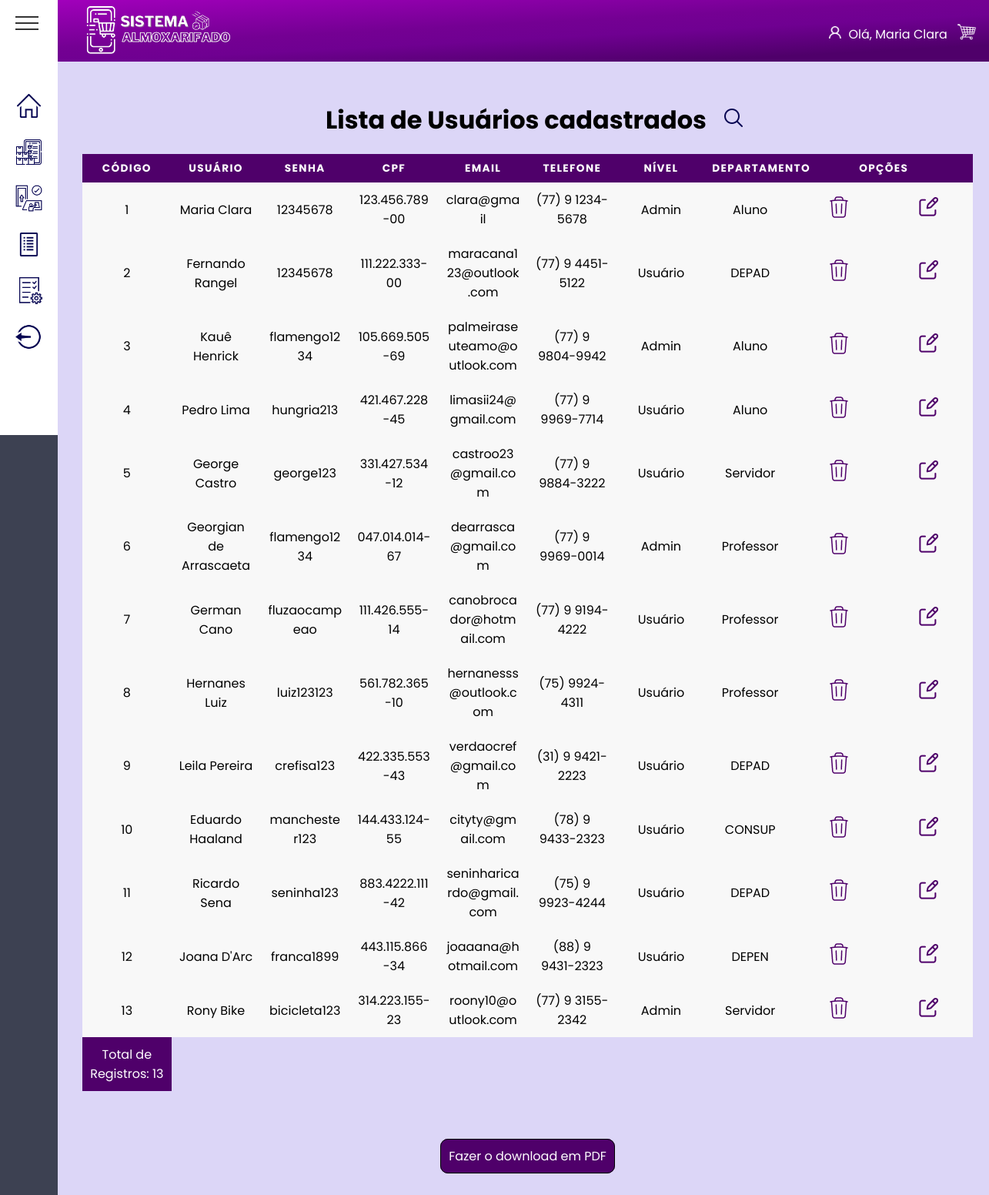
Page /View/Pages/Admin/listarUser.php (signed in) on the committed database.
### tables this page shows
create table usuarios(
id_user integer auto_increment key,
nome_user varchar (30),
senha varchar(20),
cpf varchar (15) unique, 
email_user varchar (120),
telefone varchar (16),
nivel integer, 
id_area integer not null,
 foreign key (id_area) references area_depar (id_area)
);

create table area_depar(
	id_area integer auto_increment primary key,
	depar varchar (40) 
);

### View/Pages/Admin/listarUser.php (the view, shortened to what this page needs)
<?php
include_once dirname(__DIR__, 3) . '/banco.php';
?>
<!DOCTYPE html>
<html lang="pt-BR">
<head>
  <link rel="stylesheet" href="/final_php/assets/global.css">
  <link rel="stylesheet" href="/final_php/assets/listarUser.css">
  <link rel="stylesheet" href="/final_php/assets/template.css">
</head>
<body>
  <?php include dirname(__DIR__, 3) . "/template/header.php"; ?>
  <?php include dirname(__DIR__, 3) . "/template/aside.php"; ?>
  <main class="main">
    <div class="container">
      <div class="title-box">
        <h1 class="title"> Lista de Usuários cadastrados</h1>
        <span class='search'>
          <a href="pesquisaUsuario.php">
            <img src="/final_php/assets/images/iconSearch.png" class="searchIcon">
          </a>
        </span>
      </div>
      <table rules="all">
        <thead>
          <tr>
            <th> Código</th>
            <th> Usuário</th>
            <th> Senha</th>
            <th> CPF</th>
            <th> Email</th>
            <th> Telefone</th>
            <th> Nível</th>
            <th> Departamento</th>
            <th colspan="2"> Opções</th>
          </tr>
        </thead>
        <tbody>
          <?php
          $sql_consulta = mysqli_query($conn, "SELECT * FROM usuarios");
          $total = mysqli_num_rows($sql_consulta);
          while ($linhas = mysqli_fetch_array($sql_consulta)) { ?>
            <tr class='row'>
              <td data-label="Código"> <?= $linhas[0] ?> </td>
              <td data-label="Usuário"> <?= $linhas[1] ?> </td>
              <td data-label="Senha"> <?= $linhas[2] ?></td>
              <td data-label="CPF"> <?= $linhas[3] ?></td>
              <td data-label="E-mail"> <?= $linhas[4] ?></td>
              <td data-label="Telefone"> <?= $linhas[5] ?></td>
              <td data-label="Nível">
                <?php
                  if($linhas[6] == 1) {
                    echo "Admin";
                  } else {
                    echo "Usuário";
                  }
                ?>
              </td>
              <td data-label="Departamento">
                <?php
                  $consulta_categoria = mysqli_query($conn, "SELECT * FROM area_depar WHERE id_area = '$linhas[7]'");
                  while ($categorias = mysqli_fetch_array($consulta_categoria)) {
                      echo $categorias['depar'];
                  }
                ?>
              </td>
              <td data-label="Ação">
                <a href="excluir_user.php?codigo=<?= $linhas[0] ?>">
                  <img src="/final_php/assets/images/iconDelete.png" alt="icone Excluir" name="excluirBtn" value="Excluir" onclick="return confirm('Deseja deletar este usuário?')">
                </a>
              </td>
              <td data-label="Ação">
                <a href="./editar_user.php?codigo=<?= $linhas[0] ?>">
                <img src="/final_php/assets/images/iconEdit.png" alt="icone Editar">
                </a>
              </td>
            </tr>
          <?php } ?>
          <tr class="total">
            <td>Total de Registros: <?= $total ?></td>
          </tr>
        </tbody>
      </table>
    </div>
    <div class="opcoes" style="text-align: center; margin: 40px auto; border: none;">
      <a style="border: 1px solid black; border-radius: 10px; background-color: rgb(79,0,106); padding: 10px;" href="relat_user.php">Fazer o download em PDF</a>
    </div>
  </main>
</body>
</html>

### assets/global.css (style rules this page uses)
* { margin: 0; padding: 0; box-sizing: border-box; font-family: "Josefin Sans", sans-serif; }
*, button, input { border: 0; background-color: none; font-size: -apple-system, system-ui, BlinkMacSystemFont, "Segoe UI", Roboto, "Helvetica Neue", Ubuntu, Arial, sans-serif; }
a { text-decoration: none; list-style: none; color: white; }
h1 { text-align: center; }

### assets/listarUser.css (style rules this page uses)
.container { padding: 2rem; }
.title { text-align: center; padding: 20px; }
table { border-collapse: collapse; margin-left: 0%; padding: 0; width: 100%; table-layout: fixed; }
table tr { background-color: #f8f8f8; padding: 0.35em; }
table th, table td { padding: 0.625em; text-align: center; }
table th { font-size: 0.85em; letter-spacing: 0.1em; text-transform: uppercase; background-color: rgb(79, 0, 106); color: #fff; }
table td { word-wrap: break-word; }
.total td { background-color: rgb(79, 0, 106); color: #fff; }
.title-box { display: flex; align-items: center; justify-content: center; }

### assets/template.css (style rules this page uses)
body { overflow: hidden; display: grid; grid-template-columns: 1fr 25fr; grid-template-rows: 80px 1fr 80px; grid-template-areas: "aside header" "aside main" "aside footer"; height: 100vh; background: #DCD6F7; }
.main { grid-area: main; overflow-y: scroll; padding: 0 4rem 0 0; }

### template/aside.php (style rules this page uses)
* { margin: 0; padding: 0; box-sizing: border-box; font-family: 'Poppins', sans-serif; }

### rows in the picture
usuarios: id_user "1", nome_user "Maria Clara", senha "12345678", cpf "123.456.789-00", email_user "clara@gmail", telefone "(77) 9 1234-5678", nivel "Admin"
area_depar: depar "Aluno"
usuarios: id_user "2", nome_user "Fernando Rangel", senha "12345678", cpf "111.222.333-00", email_user "maracana123@outlook.com", telefone "(77) 9 4451-5122", nivel "Usuário"
area_depar: depar "DEPAD"
usuarios: id_user "3", nome_user "Kauê Henrick", senha "flamengo1234", cpf "105.669.505-69", email_user "palmeiraseuteamo@outlook.com", telefone "(77) 9 9804-9942", nivel "Admin"
usuarios: id_user "4", nome_user "Pedro Lima", senha "hungria213", cpf "421.467.228-45", email_user "limasii24@gmail.com", telefone "(77) 9 9969-7714", nivel "Usuário"
usuarios: id_user "5", nome_user "George Castro", senha "george123", cpf "331.427.534-12", email_user "castroo23@gmail.com", telefone "(77) 9 9884-3222", nivel "Usuário"
area_depar: depar "Servidor"
usuarios: id_user "6", nome_user "Georgian de Arrascaeta", senha "flamengo1234", cpf "047.014.014-67", email_user "dearrasca@gmail.com", telefone "(77) 9 9969-0014", nivel "Admin"
area_depar: depar "Professor"
usuarios: id_user "7", nome_user "German Cano", senha "fluzaocampeao", cpf "111.426.555-14", email_user "canobrocador@hotmail.com", telefone "(77) 9 9194-4222", nivel "Usuário"
usuarios: id_user "8", nome_user "Hernanes Luiz", senha "luiz123123", cpf "561.782.365-10", email_user "hernanesss@outlook.com", telefone "(75) 9924-4311", nivel "Usuário"
usuarios: id_user "9", nome_user "Leila Pereira", senha "crefisa123", cpf "422.335.553-43", email_user "verdaocref@gmail.com", telefone "(31) 9 9421-2223", nivel "Usuário"
usuarios: id_user "10", nome_user "Eduardo Haaland", senha "manchester123", cpf "144.433.124-55", email_user "cityty@gmail.com", telefone "(78) 9 9433-2323", nivel "Usuário"
area_depar: depar "CONSUP"
usuarios: id_user "11", nome_user "Ricardo Sena", senha "seninha123", cpf "883.4222.111-42", email_user "seninharicardo@gmail.com", telefone "(75) 9 9923-4244", nivel "Usuário"
usuarios: id_user "12", nome_user "Joana D'Arc", senha "franca1899", cpf "443.115.866-34", email_user "joaaana@hotmail.com", telefone "(88) 9 9431-2323", nivel "Usuário"
area_depar: depar "DEPEN"
usuarios: id_user "13", nome_user "Rony Bike", senha "bicicleta123", cpf "314.223.155-23", email_user "roony10@outlook.com", telefone "(77) 9 3155-2342", nivel "Admin"

### other values in the picture
$_SESSION['username'] "Maria Clara"
$total "13"
